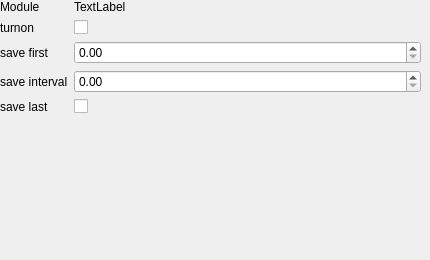
                <widget class="QWidget" name="page_8">
                 <widget class="QWidget" name="formLayoutWidget_5">
                  <property name="geometry">
                   <rect>
                    <x>0</x>
                    <y>0</y>
                    <width>421</width>
                    <height>251</height>
                   </rect>
                  </property>
                  <layout class="QFormLayout" name="formLayout_5">
                   <item row="1" column="0">
                    <widget class="QLabel" name="label_111">
                     <property name="text">
                      <string>turnon</string>
                     </property>
                    </widget>
                   </item>
                   <item row="1" column="1">
                    <widget class="QCheckBox" name="checkBox_26">
                     <property name="text">
                      <string/>
                     </property>
                    </widget>
                   </item>
                   <item row="2" column="0">
                    <widget class="QLabel" name="label_112">
                     <property name="text">
                      <string>save first</string>
                     </property>
                    </widget>
                   </item>
                   <item row="2" column="1">
                    <widget class="QDoubleSpinBox" name="doubleSpinBox_7"/>
                   </item>
                   <item row="3" column="1">
                    <widget class="QDoubleSpinBox" name="doubleSpinBox_8"/>
                   </item>
                   <item row="4" column="0">
                    <widget class="QLabel" name="label_113">
                     <property name="text">
                      <string>save last</string>
                     </property>
                    </widget>
                   </item>
                   <item row="4" column="1">
                    <widget class="QCheckBox" name="checkBox_27">
                     <property name="text">
                      <string/>
                     </property>
                    </widget>
                   </item>
                   <item row="3" column="0">
                    <widget class="QLabel" name="label_114">
                     <property name="text">
                      <string>save interval</string>
                     </property>
                    </widget>
                   </item>
                   <item row="0" column="0">
                    <widget class="QLabel" name="label_115">
                     <property name="text">
                      <string>Module</string>
                     </property>
                    </widget>
                   </item>
                   <item row="0" column="1">
                    <widget class="QLabel" name="label_116">
                     <property name="text">
                      <string>TextLabel</string>
                     </property>
                    </widget>
                   </item>
                  </layout>
                 </widget>
                </widget>
